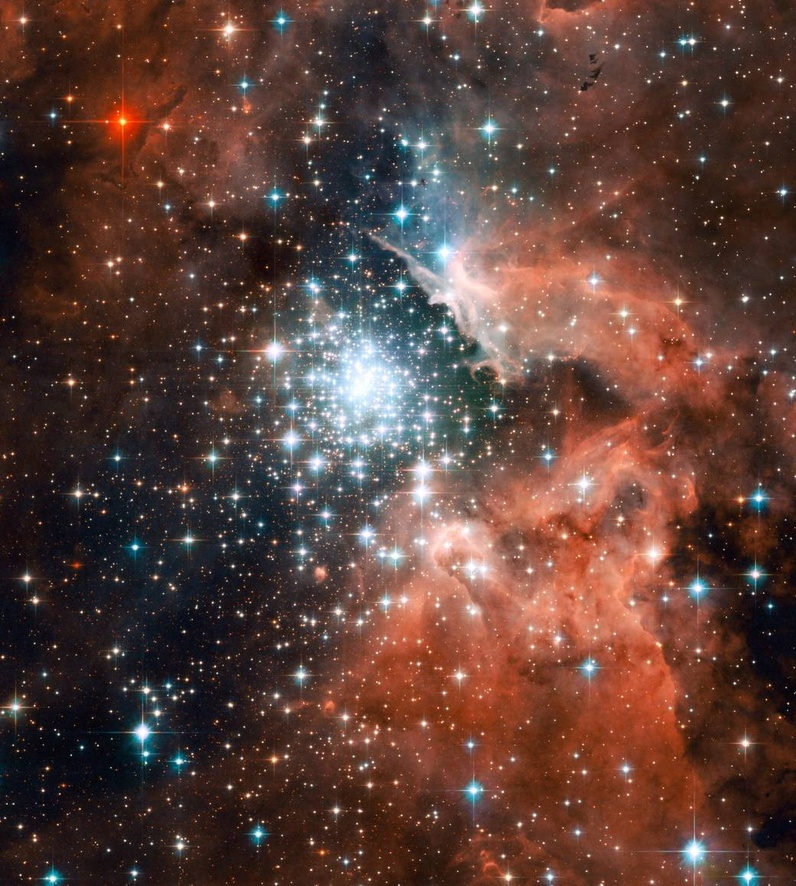
#> input picture images/hubble.jpg, 796 x 886 px, shrunk from 1041 x 1158 before the run
$ python image_compressor.py
#> lines starting #> are read from the running program, lines starting #| are printed output that depends on the picture
import numpy as np
from scipy.linalg import svd
from matplotlib import pyplot as plt
from imageio.v2 import imread

class ImageCompressor:
    """A class for compressing images using the Singular Value Decomposition (SVD).

    This class provides functionality to compress grayscale and color images by approximating
    them with a lower rank representation.

    Methods:
        compress_image: Compress an image to a specified rank and visualize the results.
    """

    def __init__(self, filename):
        """Initialize the ImageCompressor with the specified image.

        Args:
            filename (str): Path to the image file.
        """
#> called with filename = 'images/hubble.jpg'
        self.image = imread(filename) / 255.0  # Normalize image to range [0, 1].
        self.is_color = self.image.ndim == 3
#> self.is_color = True

        # Keep track of how many entries we save in the compressed version.
        self.entries_saved = 0

    def compress_image(self, rank):
        """Compress the image to the specified rank and display the result.

        Args:
            rank (int): Rank of the desired approximation.
        """
#> called with rank = 20
        # Optionally clamp the rank to the minimum dimension of the image
        if self.is_color:
            height, width, _ = self.image.shape
#> height = 886; width = 796
        else:
            height, width = self.image.shape
        rank = min(rank, min(height, width))
#> rank = 20

        if rank < 1:
            raise ValueError("Rank must be at least 1.")

        if self.is_color:
            # For color images, process each channel independently.
            compressed_image = self._compress_color_image(rank)
        else:
            # For grayscale images, process the single channel.
            compressed_image = self._compress_grayscale_image(rank)

        # Display the original and compressed images side by side.
        self._plot_comparison(compressed_image, rank)

    def _compress_grayscale_image(self, rank):
        """Compress a grayscale image to the specified rank.

        Args:
            rank (int): Rank of the desired approximation.

        Returns:
            ndarray: The compressed grayscale image.
        """
        approx, entries_used = self._svd_approximation(self.image, rank)
        # The total number of entries is image.size (height * width).
        self.entries_saved = self.image.size - entries_used
        return np.clip(approx, 0, 1)

    def _compress_color_image(self, rank):
        """Compress a color image to the specified rank.

        Args:
            rank (int): Rank of the desired approximation.

        Returns:
            ndarray: The compressed color image.
        """
#> called with rank = 20
        compressed_data = []
        for channel_idx in range(3):  # R, G, B
            approx, entries_used = self._svd_approximation(self.image[:, :, channel_idx], rank)
            compressed_data.append((np.clip(approx, 0, 1), entries_used))
#> this loop made 3 passes
#> pass 1, in _svd_approximation, `U, S, VT = svd(matrix, full_matrices=False)`:
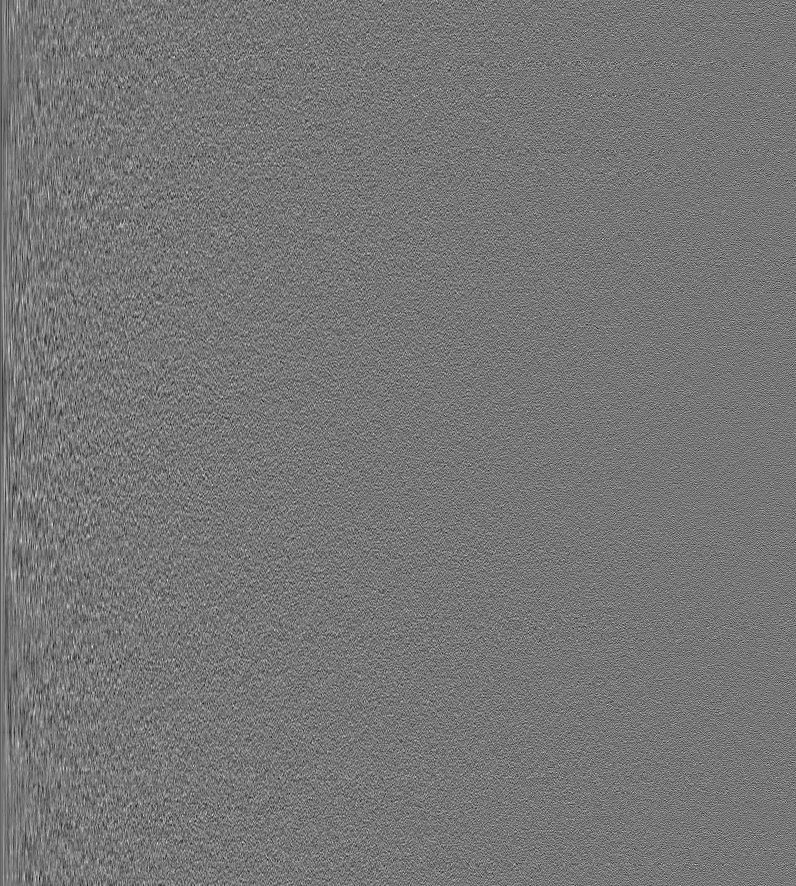
#> U: shape (886, 796) float64; min -0.181, max 0.207, mean -5.44e-05; drawn with min black and max white
#> pass 1, in _svd_approximation, `U, S, VT = svd(matrix, full_matrices=False)`:
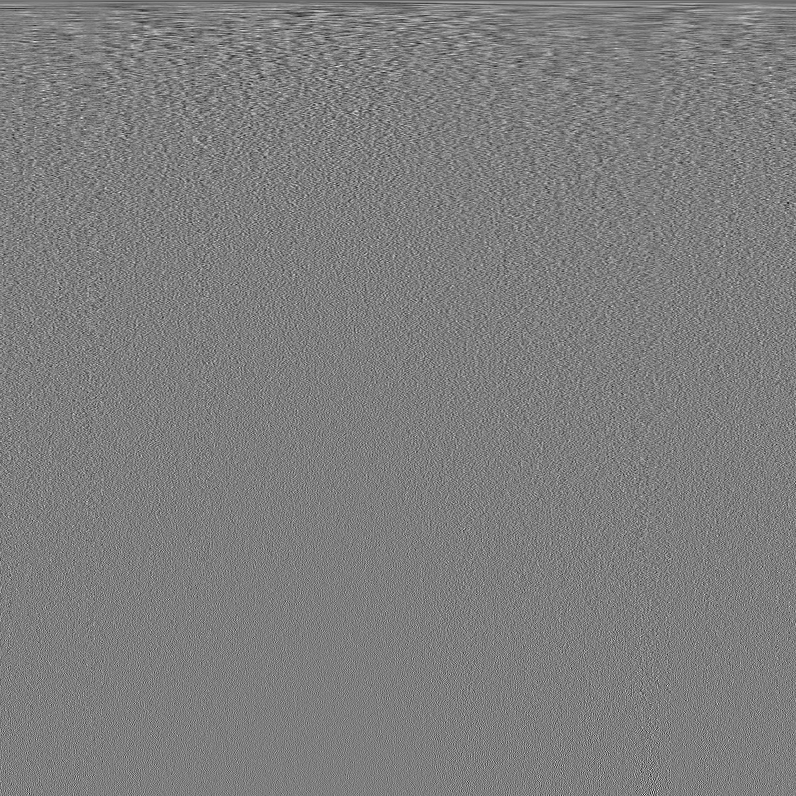
#> VT: shape (796, 796) float64; min -0.213, max 0.216, mean -5.88e-05; drawn with min black and max white
#> after the loop, compressed_data = 3 items

        # Separate the approximations and entries counts
        compressed_channels = [data[0] for data in compressed_data]
#> compressed_channels = 3 items
        total_entries_used = sum(data[1] for data in compressed_data)
#> total_entries_used = 102120

        # The total number of entries is image.size (height * width * 3 for color).
        self.entries_saved = self.image.size - total_entries_used
#> self.entries_saved = 2013648

        return np.dstack(compressed_channels)

    def _svd_approximation(self, matrix, rank):
        """Perform a rank-k approximation of a matrix using SVD.

        Args:
            matrix (ndarray): The matrix to approximate.
            rank (int): Rank of the desired approximation.

        Returns:
            tuple:
                - ndarray: The rank-k approximation of the matrix.
                - int: Number of entries used in the truncated SVD representation.
        """
        U, S, VT = svd(matrix, full_matrices=False)
        U_k = U[:, :rank]
        S_k = np.diag(S[:rank])
        VT_k = VT[:rank, :]

        # The rank-k approximation
        approx = U_k @ S_k @ VT_k

        # The total entries used by the truncated SVD
        entries_used = U_k.size + S_k.size + VT_k.size

        return approx, entries_used

    def _plot_comparison(self, compressed_image, rank):
        """Plot the original image and the compressed image side by side.

        Args:
            compressed_image (ndarray): The compressed image to display.
            rank (int): The rank of the compressed image.
        """
#> called with rank = 20
        original_entries = self.image.size
#> original_entries = 2115768
        compressed_entries = original_entries - self.entries_saved
#> compressed_entries = 102120
        percentage_reduction = (self.entries_saved / original_entries) * 100
#> percentage_reduction = 95.17

        plt.figure(figsize=(10, 5))

        # Original image (with entry count)
        plt.subplot(1, 2, 1)
        plt.title(f"Original\n({original_entries} entries)")
        plt.imshow(self.image, cmap=None if self.is_color else 'gray')
        plt.axis('off')

        # Compressed image (with entry count)
        plt.subplot(1, 2, 2)
        plt.title(f"Compressed (Rank {rank})\n({compressed_entries} entries)")
        plt.imshow(compressed_image, cmap=None if self.is_color else 'gray')
        plt.axis('off')

        # Figure title: total entries saved and percentage reduction
        plt.suptitle(f"{self.entries_saved} entries saved "
                     f"({percentage_reduction:.2f}% reduction)")

        plt.tight_layout()
        # plt.savefig(f'demo_{rank}')
        plt.show()


if __name__ == "__main__":
    compressor = ImageCompressor("images/hubble.jpg")
    compressor.compress_image(20)
    compressor.compress_image(50)
#> call 2 of _compress_color_image, with rank = 50
#> the loop in _compress_color_image (call 2), `for channel_idx in range(3):` made 3 passes
#> pass 1, in _svd_approximation (call 4), `approx = U_k @ S_k @ VT_k`:
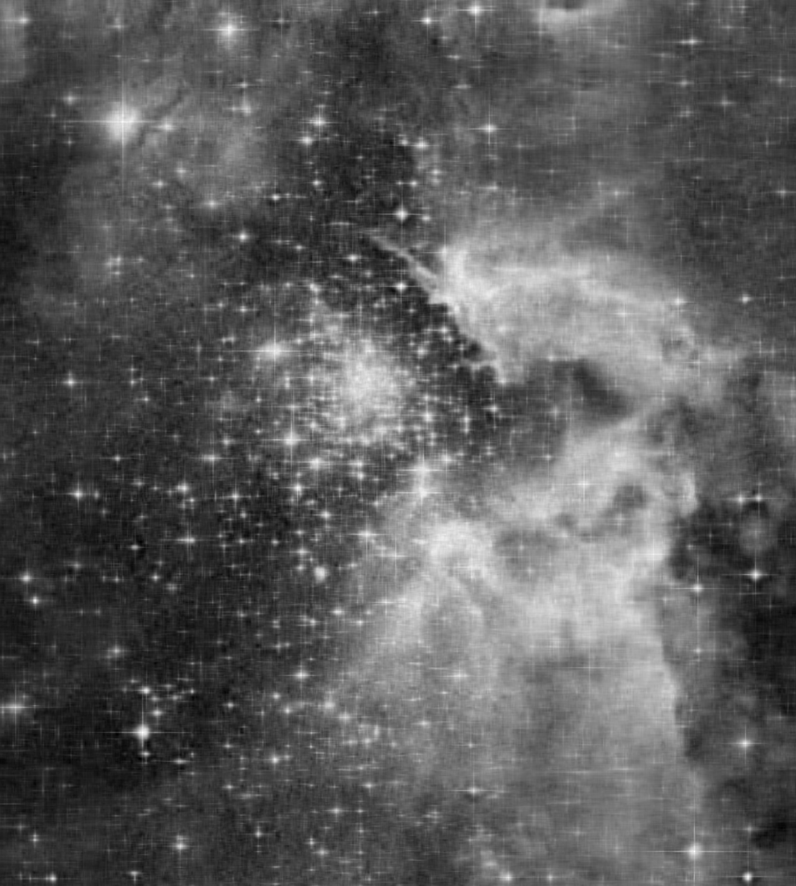
#> approx: shape (886, 796) float64; min -0.089, max 1.15, mean 0.36; drawn with min black and max white
#> after the loop in _compress_color_image (call 2), `for channel_idx in range(3):`:
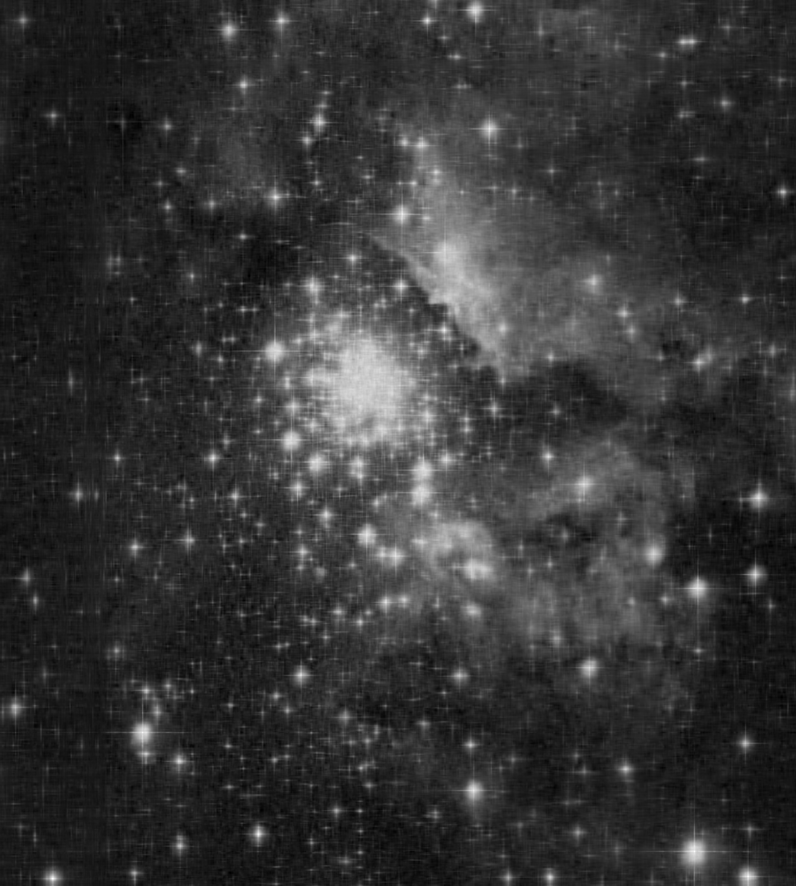
#> approx: shape (886, 796) float64; min -0.0531, max 1.25, mean 0.222; drawn with min black and max white
#> in _compress_color_image (call 2), `total_entries_used = sum(data[1] for data in compressed_data)`: total_entries_used = 259800
#> in _compress_color_image (call 2), `self.entries_saved = self.image.size - total_entries_used`: self.entries_saved = 1855968
    compressor.compress_image(100)
#> call 3 of _compress_color_image, with rank = 100
#> the loop in _compress_color_image (call 3), `for channel_idx in range(3):` made 3 passes
#> pass 1, in _svd_approximation (call 7), `U_k = U[:, :rank]`:
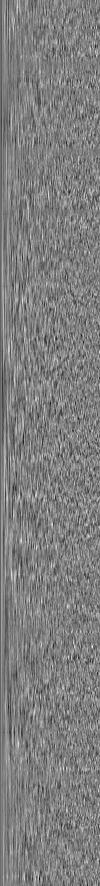
#> U_k: shape (886, 100) float64; min -0.181, max 0.181, mean -0.00044; drawn with min black and max white
#> pass 1, in _svd_approximation (call 7), `VT_k = VT[:rank, :]`:
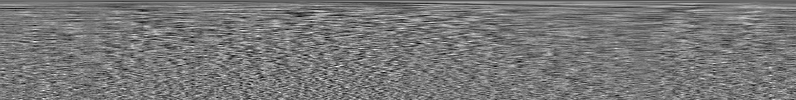
#> VT_k: shape (100, 796) float64; min -0.165, max 0.185, mean -0.000479; drawn with min black and max white
#> after the loop in _compress_color_image (call 3), `for channel_idx in range(3):`:
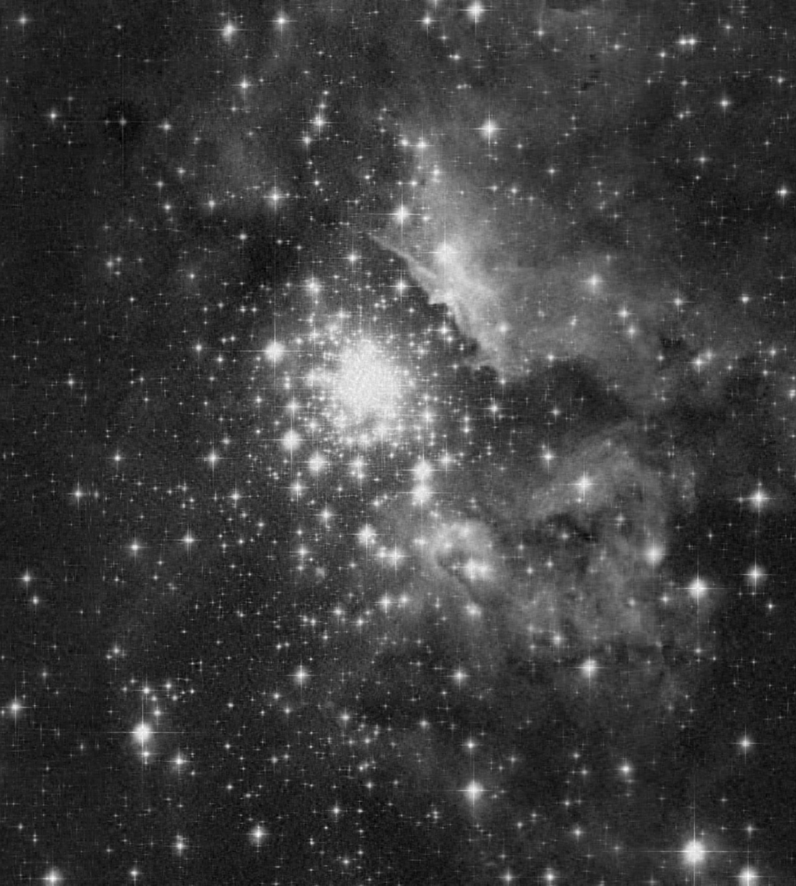
#> approx: shape (886, 796) float64; min -0.0714, max 1.13, mean 0.222; drawn with min black and max white
#> in _compress_color_image (call 3), `total_entries_used = sum(data[1] for data in compressed_data)`: total_entries_used = 534600
#> in _compress_color_image (call 3), `self.entries_saved = self.image.size - total_entries_used`: self.entries_saved = 1581168
